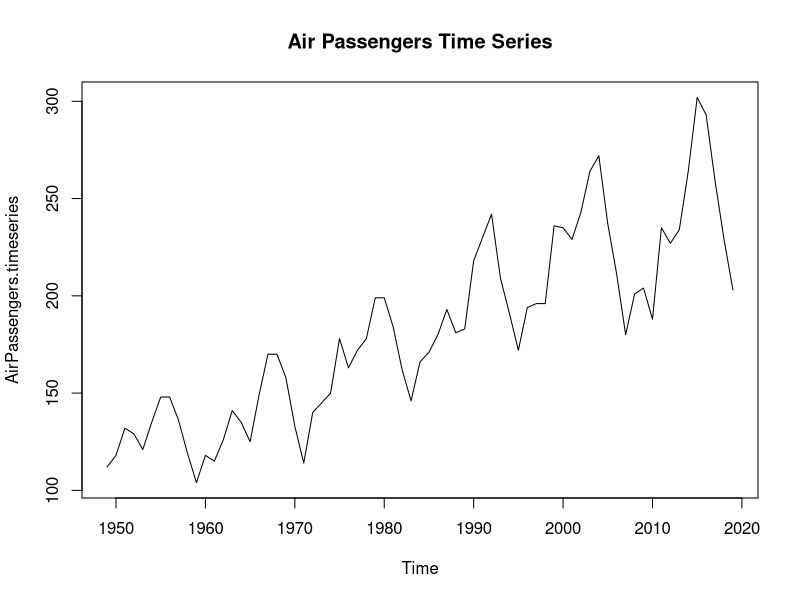
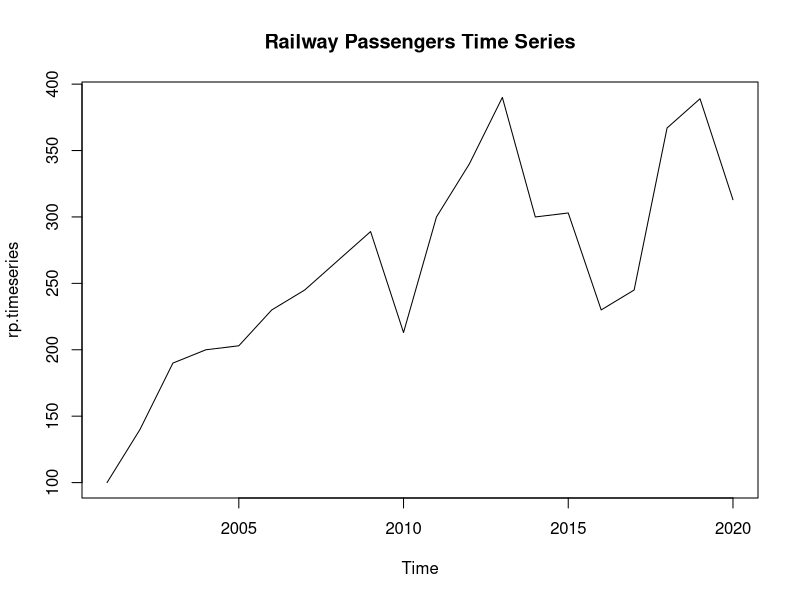

The R script that drew these images, in order:
AirPassengers
AirPassengers.timeseries <- ts(AirPassengers,start=1949,end=2019)
plot(AirPassengers.timeseries,main="Air Passengers Time Series")

rp=c(100,140,190,200,203,230,245,267,289,213,300,340,390,300,303,230,245,367,389,313)
rp.timeseries <- ts(rp,start=c(2001,1))
plot(rp.timeseries,main="Railway Passengers Time Series")